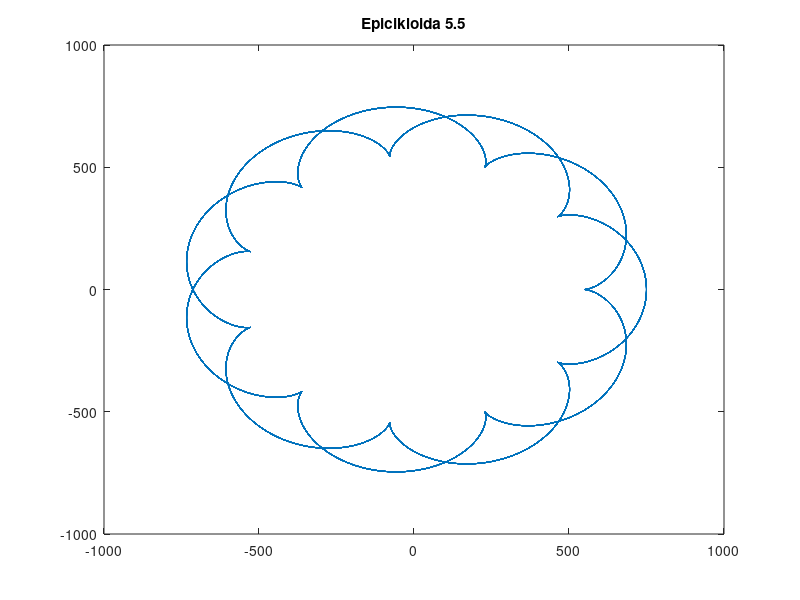

This chart was generated by the following MATLAB code:
%% Epicikloida 5.5

%% Inicijalizacija

close all
clear all
clc

%%

alfa = 0:0.01:100*pi;
a = 100;
k = 5.5;
x = a*(k+1)*cos(alfa)-a*cos((k+1)*alfa);
y = a*(k+1)*sin(alfa)-a*sin((k+1)*alfa);

figure
plot(x,y)
title('Epicikloida 5.5')